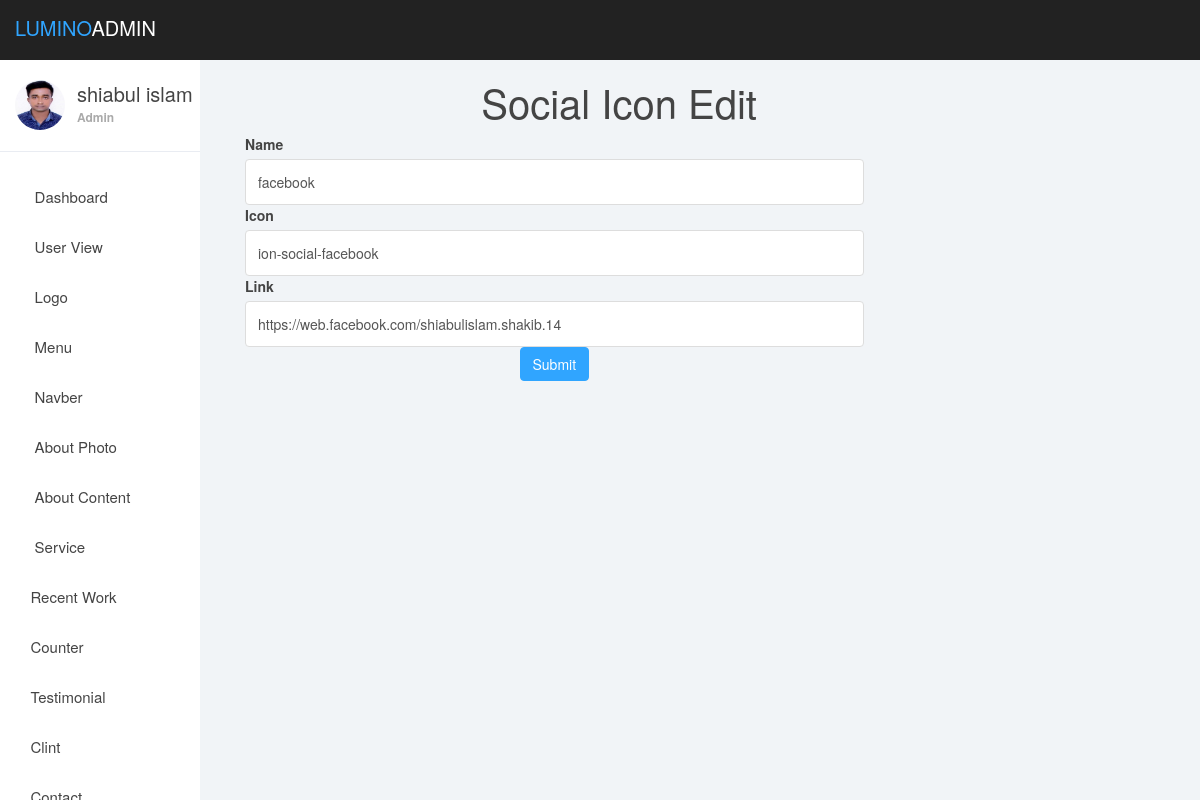
The page /zuman/icon_edit.php?id=1 (signed in) on the database its author committed.
### tables this page shows
CREATE TABLE `icon` (
  `id` int(11) NOT NULL,
  `name` varchar(70) NOT NULL,
  `icon` varchar(100) NOT NULL,
  `link` varchar(300) NOT NULL
);

### zuman/icon_edit.php (the view, shortened to what this page needs)
<?php
require_once "dashboard/header.php";
 ?>
<?php
require 'db.php';
$user_id=$_GET['id'];
$select="SELECT * FROM icon WHERE id=$user_id";
$result=mysqli_query($db_connection,$select);
$assoc=mysqli_fetch_assoc($result);
?>
<div class="col-lg-10 " >
	<h1 class="text-center">Social Icon Edit </h1>
	<form action="iconedit_post.php" method="POST" enctype="multipart/form-data">
		<div class="col-lg-10">
			<label>Name</label>
			<input type="text" name="fname" class="form-control" value="<?php echo $assoc['name']; ?>">
		</div>
		<div class="col-lg-10">
			<label>Icon</label>
			<input type="text" name="icon" class="form-control" value="<?php echo $assoc['icon']; ?>">
		</div>
		<div class="col-lg-10">
			<label>Link</label>
			<input type="text" name="link" class="form-control" value="<?php echo $assoc['link']; ?>">
		</div>
		<div class="col-lg-10 text-center">
			<button type="submit" class="btn btn-primary ">Submit</button>
		</div>
	</form>
</div>
 <?php
require_once "dashboard/footer.php";
 ?>

### zuman/dashboardasset/css/styles.css (style rules this page uses)
body { background: #f1f4f7; padding-top: 60px; font-size: 14px; color: #444444; font-family: "Montserrat", "Helvetica Neue", Helvetica, Arial, sans-serif; }
h1, h2, h3, h4, h5, h6 { color: #444444; }
h1 { font-weight: 300; font-size: 40px; }
input.form-control { border: 1px solid #ddd; box-shadow: none; height: 46px; }
.btn-primary, .btn-primary:hover, .btn-primary:focus, .btn-primary:active, .btn-primary.active, .open > .dropdown-toggle.btn-primary, .btn-primary.disabled, .btn-primary[disabled], fieldset[disabled] .btn-primary, .btn-primary.disabled:hover, .btn-primary[disabled]:hover, fieldset[disabled] .btn-primary:hover, .btn-primary.disabled:focus, .btn-primary[disabled]:focus, fieldset[disabled] .btn-primary:focus, .btn-primary.disabled:active, .btn-primary[disabled]:active, fieldset[disabled] .btn-primary:active, .btn-primary.disabled.active, .btn-primary[disabled].active, fieldset[disabled] .btn-primary.active { background-color: #30a5ff; border-color: #30a5ff; }

### rows shown on the page
icon: fname "facebook", icon "ion-social-facebook", link "https://web.facebook.com/shiabulislam.shakib.14"

### other values the page prints
$_SESSION['name'] "shiabul islam"
